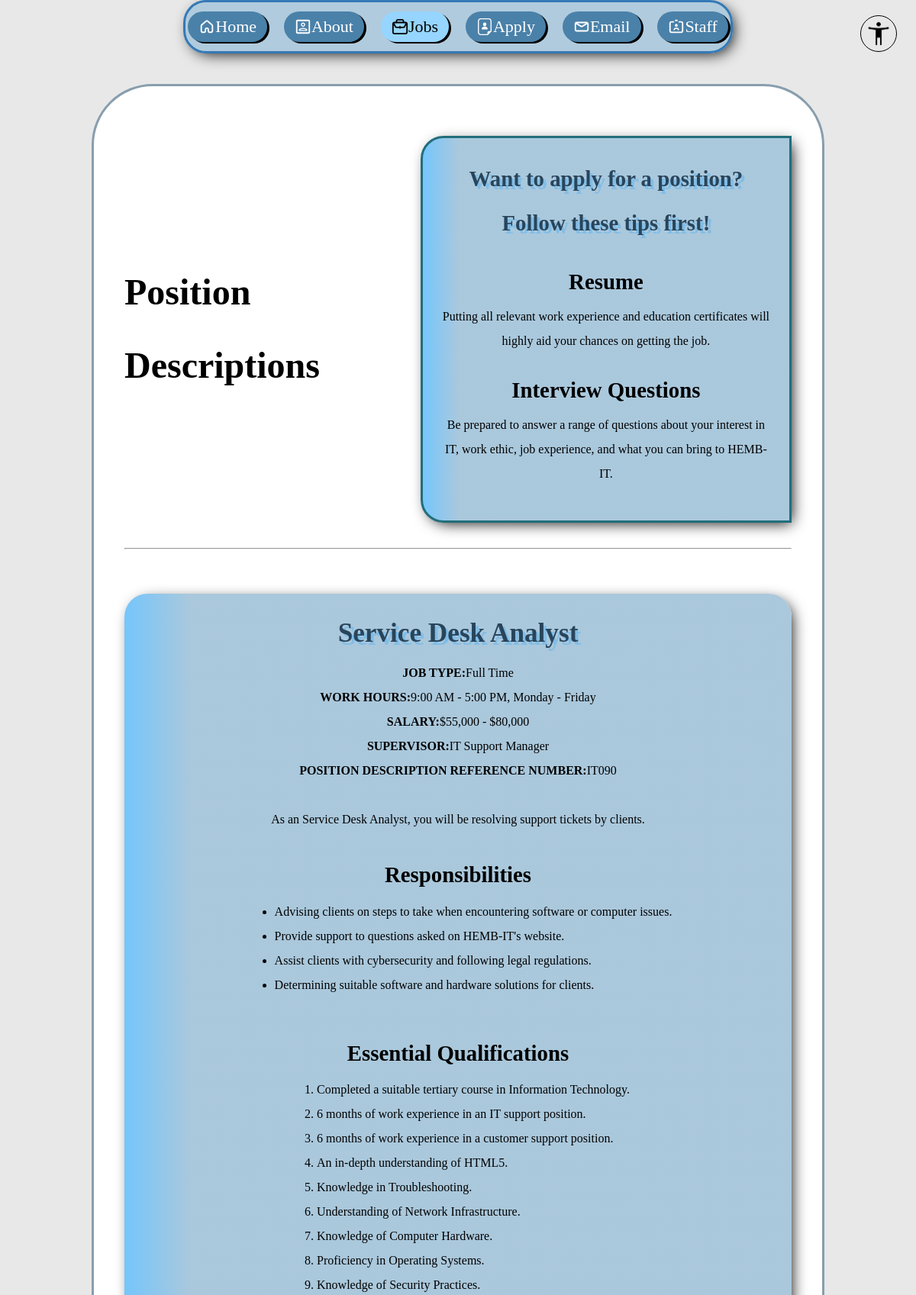
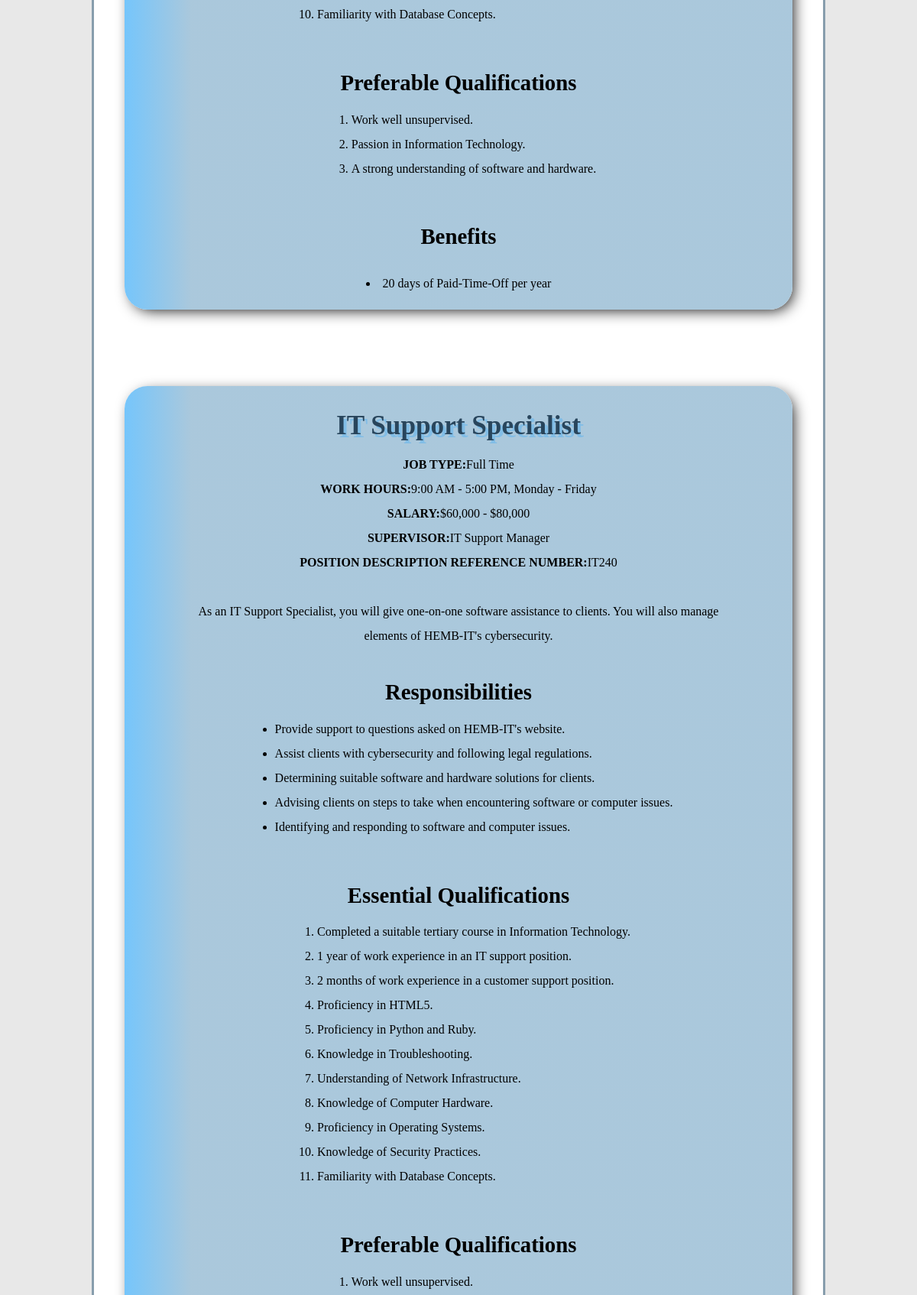
/jobs.php (upper part), run on the app's committed database (2 pictures, top to bottom).
### tables this page shows
CREATE TABLE `jobs` (
  `reference_number` varchar(5) NOT NULL COMMENT 'The jobs reference number',
  `title` varchar(100) NOT NULL COMMENT 'The title of the position',
  `type` enum('Full Time','Part Time') NOT NULL COMMENT 'Is it full time or part time?',
  `work_hours` varchar(50) NOT NULL COMMENT 'How long do they need to work?',
  `salary` varchar(50) NOT NULL COMMENT 'How much do they get paid?',
  `supervisor` varchar(100) NOT NULL COMMENT 'Who is watching over them?',
  `description` text NOT NULL COMMENT 'What they need to do',
  `responsibilities` text NOT NULL COMMENT 'Subtle more detail then in description',
  `essential_qualifications` text NOT NULL COMMENT 'What you need to be qualified in to apply for this job',
  `preferable_qualifications` text NOT NULL COMMENT 'What we want you to be good at for this job',
  `benefits` text NOT NULL COMMENT 'The benefits you get for working in this position'
);

### jobs.php (the view, shortened to what this page needs)
<!DOCTYPE html>
<html lang="en" class="<?php set_accessibility(); ?>">
    <head>
        <link rel="stylesheet" href="./styles/styles.css">
    </head>
    <body>
        <?php
        include './inc/accessibility.inc';
        include './inc/navigation.inc';
        ?>
        <main id="jobs_main">
            <div id="jobs_header">
                <h1>Position Descriptions</h1>
                <aside id="jobs_page_aside" class="main_section">
                    <h2>Want to apply for a position?<br> Follow these tips first!</h2>
                    <div>
                        <h3>Resume</h3>
                        <p>Putting all relevant work experience and education certificates will highly aid your chances on getting the job.</p>
                    </div>
                    <div>
                        <h3>Interview Questions</h3>
                        <p>Be prepared to answer a range of questions about your interest in IT, work ethic, job experience, and what you can bring to HEMB-IT.</p>
                    </div>
                </aside>
            </div>
            <hr>
            <?php
            require_once "./php/settings.php";
            $dbconn = @mysqli_connect ($host, $user, $pwd, $sql_db);
            if ($dbconn) {
                $query = "SELECT * FROM jobs";
                $result = mysqli_query ($dbconn, $query);
                if ($result) {
                    while ($row = mysqli_fetch_assoc($result)) {
                        echo '<section class="main_section jobs_section">';
                        echo '<h2>' . $row['title'] . '</h2>';
                        echo '<p><strong>JOB TYPE:</strong>' . $row['type'] . '</p>';
                        echo '<p><strong>WORK HOURS:</strong>' . $row['work_hours'] . '</p>';
                        echo '<p><strong>SALARY:</strong>' . $row['salary'] . '</p>';
                        echo '<p><strong>SUPERVISOR:</strong>' . $row['supervisor'] . '</p>';
                        echo '<p><strong>POSITION DESCRIPTION REFERENCE NUMBER:</strong>' . $row['reference_number'] . '</p>';
                        echo '<br>';
                        echo '<p>' . $row['description'] . '</p>';
                        echo '<div><h3 class="jobs_h3">Responsibilities</h3>';
                        $output = '<ul>';
                        $items = explode('|', $row['responsibilities']);
                        foreach ($items as $item) {
                            $output .= '<li>' . $item . '</li>';
                        }
                        $output .= '</ul></div>';
                        echo $output;
                        echo '<div><h3 class="jobs_h3">Essential Qualifications</h3>';
                        $output = '<ol>';
                        $items = explode('|', $row['essential_qualifications']);
                        foreach ($items as $item) {
                            $output .= '<li>' . $item . '</li>';
                        }
                        $output .= '</ol></div>';
                        echo $output;
                        echo '<div><h3 class="jobs_h3">Preferable Qualifications</h3>';
                        $output = '<ol>';
                        $items = explode('|', $row['preferable_qualifications']);
                        foreach ($items as $item) {
                            $output .= '<li>' . $item . '</li>';
                        }
                        $output .= '</ol></div>';
                        echo $output;
                        echo '<div><h3 class="jobs_h3">Benefits</h3>';
                        echo '<li>' . $row['benefits'] . '</li></div>';
                        echo '</section>';
                    }
                }
                else {
                    echo "There are no jobs to display.";
                }
            } else echo "<p>Unable to connect to the db.</p>";
            ?>
        </main>
    </body>
</html>

### styles/styles.css (style rules this page uses)
:root { --background_color: rgb(232, 232, 232); --main_background_color: rgb(255, 255, 255); --main_border_color: rgb(136, 158, 173); --legend_and_input_color: rgb(33, 110, 123); --input_background_color: rgb(167, 189, 199); --text_color: black; --title_color: rgb(40, 69, 92); --title_shadow_color: rgb(129, 189, 230); --manager_result_border_color: rgb(61, 17, 97); --hero_image_background: url('./images/hero_image.webp'); --hero_image_text_h1_color: rgb(40, 69, 92); --hero_image_text_low_res_color: rgb(87, 153, 207); --hero_image_text_h1_shadow_color: rgb(129, 189, 230); --hero_image_text_p_color: rgb(40, 69, 92); --hero_image_text_p_shadow_color: rgb(129, 189, 230); --hero_text_low_screen_size_background_color: rgba(0, 0, 0, 89%); --nav_background_color: rgba(170, 200, 220, 0.9); --nav_button_color: rgb(74, 129, 169); --nav_active_button_color: rgb(150 213 255); --nav_button_hover_color: rgb(247, 248, 250); --nav_border_color: rgb(52, 121, 182); --nav_text_color: rgb(255, 255, 255); --nav_hover_text_color: rgb(0, 0, 0); --nav_active_text_color: rgb(0, 0, 0); --nav_element_gap: 3%; --main_content_background_color: linear-gradient(to left, var(--content_background_color)90%, var(--content_background_gradient_color)); --main_section_h2_color: rgb(40, 69, 92); --main_section_h2_shadow_color: rgb(129, 189, 230); --footer_background_gradient: linear-gradient(to bottom, rgb(40, 61, 80), rgb(13 22 30)80%); --footer_text_color: #e2e2e2; --footer_link_color: #4fd1ff; --footer_link_color_hover: #01f8c3; --h1_hero_font_size: 3.8em; --p_hero_font_size: 1.5em; --h1_font_size: 3em; --h2_font_size: 2.2em; --h3_font_size: 1.8em; --p_font_size: 1em; --list_items_font_size: 1em; --a_font_size: 1em; --legend_font_size: 1.5em; --card_width: 330px; --card_height: 80px; --card_debug_table_border_color: white; --card_title_color: green; --card_p_color: black; --card_countdown_color: green; --card_icon_color: green; --card_detailed_border_colour: lightgreen; --content_background_color: rgba(170, 200, 220, 0.9); --content_background_gradient_color: rgba(111, 197, 255, 0.9); }
* { box-sizing: border-box; }
h1 { font-size: var(--h1_font_size); }
h2 { font-size: var(--h2_font_size); }
h3 { font-size: var(--h3_font_size); }
p, label, select, input, textarea { font-size: var(--p_font_size); }
li { font-size: var(--list_items_font_size); }
body { background-color: var(--background_color); margin: 0px; min-width: 248px; position: relative; overflow-x: hidden; }
main { width: 80%; padding: 40px; margin: 0px auto; background-color: var(--main_background_color); border: 3px solid var(--main_border_color); border-radius: 80px; line-height: 2; }
.main_navigation > a > svg { width: 1em; height: 1em; }
.main_section { width: 85%; margin: 0px auto; padding: 2% 0px; background-color: var(--nav_background_color); background-image: var(--main_content_background_color); border-radius: 30px; box-shadow: 5px 5px 20px -5px black; text-align: center; }
.main_section > h2 { color: var(--main_section_h2_color); text-shadow: 4px 4px 0px var(--main_section_h2_shadow_color); margin: 0px; }
.main_section > p { margin: 0px; width: 80%; text-align: center; margin: 0px auto; }
#jobs_main { display: flex; flex-direction: column; align-items: center; }
#jobs_main > #jobs_header { width: 100%; display: flex; flex-direction: row; justify-content: space-between; align-items: center; }
#jobs_main > hr { width: 100%; }
#jobs_page_aside { width: 55%; border: 3px solid var(--legend_and_input_color); padding: 25px; margin: 25px 0px; border-bottom-right-radius: 0px; border-top-right-radius: 0px; background-color: var(--nav_background_color); text-align: center; box-sizing: content-box; }
#jobs_page_aside > h2 { font-size: 1.8em; margin-bottom: 20px; }
#jobs_page_aside div > p, #jobs_page_aside div > h3 { margin: 0px; }
#jobs_page_aside div { margin-bottom: 20px; }
.jobs_section { display: flex; flex-direction: column; align-items: center; margin: 50px 0px; width: 100%; }
.jobs_section div > h3 { margin-bottom: 3px; }
.jobs_section div > ul, .jobs_section div > ol { width: fit-content; text-align: left; margin-top: 3px; }

### data on the page
jobs: title "Service Desk Analyst", type "Full Time", work_hours "9:00 AM - 5:00 PM, Monday - Friday", salary "$55,000 - $80,000", supervisor "IT Support Manager", reference_number "IT090", description "As an Service Desk Analyst, you will be resolving support tickets by clients.", responsibilities "Advising clients on steps to take when encountering software or computer issues.", responsibilities "Provide support to questions asked on HEMB-IT's website.", responsibilities "Assist clients with cybersecurity and following legal regulations.", responsibilities "Determining suitable software and hardware solutions for clients.", essential_qualifications "Completed a suitable tertiary course in Information Technology.", essential_qualifications "6 months of work experience in an IT support position.", essential_qualifications "6 months of work experience in a customer support position.", essential_qualifications "An in-depth understanding of HTML5.", essential_qualifications "Knowledge in Troubleshooting.", essential_qualifications "Understanding of Network Infrastructure.", essential_qualifications "Knowledge of Computer Hardware.", essential_qualifications "Proficiency in Operating Systems.", essential_qualifications "Knowledge of Security Practices.", essential_qualifications "Familiarity with Database Concepts.", preferable_qualifications "Work well unsupervised.", preferable_qualifications "Passion in Information Technology.", preferable_qualifications "A strong understanding of software and hardware.", benefits "20 days of Paid-Time-Off per year"
jobs: title "IT Support Specialist", type "Full Time", work_hours "9:00 AM - 5:00 PM, Monday - Friday", salary "$60,000 - $80,000", supervisor "IT Support Manager", reference_number "IT240", description "As an IT Support Specialist, you will give one-on-one software assistance to clients. You will also manage elements of HEMB-IT's cybersecurity.", responsibilities "Provide support to questions asked on HEMB-IT's website.", responsibilities "Assist clients with cybersecurity and following legal regulations.", responsibilities "Determining suitable software and hardware solutions for clients.", responsibilities "Advising clients on steps to take when encountering software or computer issues.", responsibilities "Identifying and responding to software and computer issues.", essential_qualifications "Completed a suitable tertiary course in Information Technology.", essential_qualifications "1 year of work experience in an IT support position.", essential_qualifications "2 months of work experience in a customer support position.", essential_qualifications "Proficiency in HTML5.", essential_qualifications "Proficiency in Python and Ruby.", essential_qualifications "Knowledge in Troubleshooting.", essential_qualifications "Understanding of Network Infrastructure.", essential_qualifications "Knowledge of Computer Hardware.", essential_qualifications "Proficiency in Operating Systems.", essential_qualifications "Knowledge of Security Practices.", essential_qualifications "Familiarity with Database Concepts.", preferable_qualifications "Work well unsupervised."
